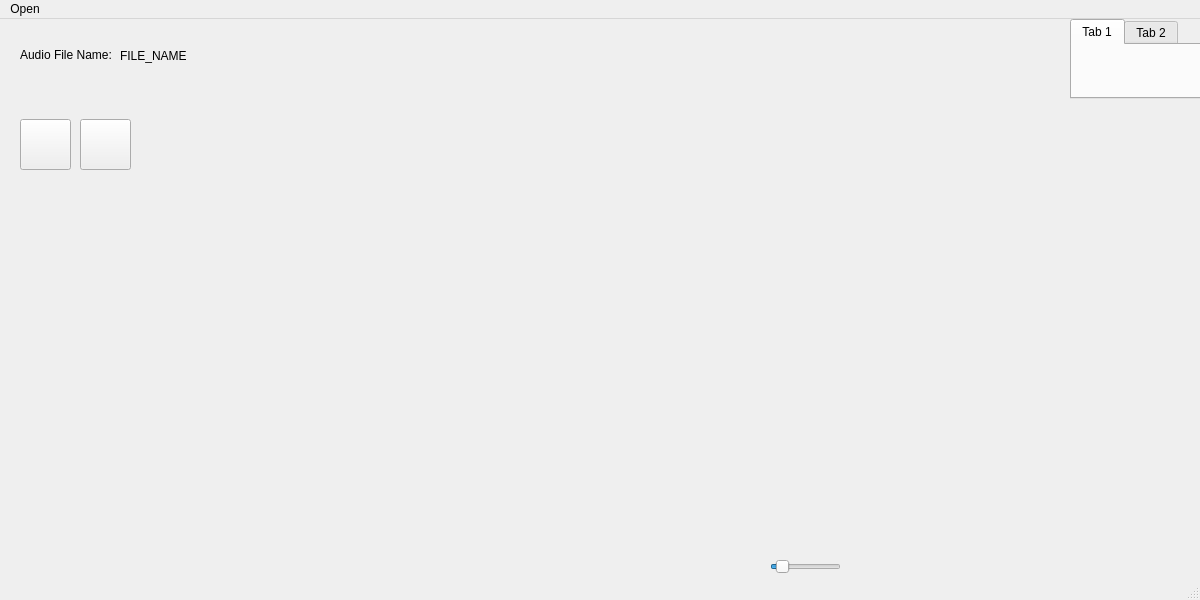
<?xml version="1.0" encoding="UTF-8"?>
<ui version="4.0">
 <class>MainWindow</class>
 <widget class="QMainWindow" name="MainWindow">
  <property name="geometry">
   <rect>
    <x>0</x>
    <y>0</y>
    <width>1200</width>
    <height>600</height>
   </rect>
  </property>
  <property name="windowTitle">
   <string>MainWindow</string>
  </property>
  <widget class="QWidget" name="centralwidget">
   <widget class="QLabel" name="lbl_Title_File_Name">
    <property name="geometry">
     <rect>
      <x>20</x>
      <y>10</y>
      <width>151</width>
      <height>51</height>
     </rect>
    </property>
    <property name="text">
     <string>Audio File Name:</string>
    </property>
   </widget>
   <widget class="QLabel" name="lbl_Value_File_Name">
    <property name="geometry">
     <rect>
      <x>120</x>
      <y>11</y>
      <width>611</width>
      <height>51</height>
     </rect>
    </property>
    <property name="text">
     <string>FILE_NAME</string>
    </property>
   </widget>
   <widget class="QPushButton" name="pushButton_Play">
    <property name="geometry">
     <rect>
      <x>20</x>
      <y>100</y>
      <width>51</width>
      <height>51</height>
     </rect>
    </property>
    <property name="text">
     <string/>
    </property>
   </widget>
   <widget class="QPushButton" name="pushButton_Pause">
    <property name="geometry">
     <rect>
      <x>80</x>
      <y>100</y>
      <width>51</width>
      <height>51</height>
     </rect>
    </property>
    <property name="text">
     <string/>
    </property>
   </widget>
   <widget class="QSlider" name="horizontalSlider_Volume">
    <property name="geometry">
     <rect>
      <x>770</x>
      <y>540</y>
      <width>71</width>
      <height>16</height>
     </rect>
    </property>
    <property name="minimum">
     <number>1</number>
    </property>
    <property name="maximum">
     <number>100</number>
    </property>
    <property name="sliderPosition">
     <number>10</number>
    </property>
    <property name="orientation">
     <enum>Qt::Orientation::Horizontal</enum>
    </property>
   </widget>
   <widget class="QTabWidget" name="tabWidget">
    <property name="geometry">
     <rect>
      <x>1070</x>
      <y>0</y>
      <width>131</width>
      <height>80</height>
     </rect>
    </property>
    <widget class="QWidget" name="tab">
     <attribute name="title">
      <string>Tab 1</string>
     </attribute>
    </widget>
    <widget class="QWidget" name="tab_2">
     <attribute name="title">
      <string>Tab 2</string>
     </attribute>
    </widget>
   </widget>
  </widget>
  <widget class="QMenuBar" name="menubar">
   <property name="geometry">
    <rect>
     <x>0</x>
     <y>0</y>
     <width>1200</width>
     <height>21</height>
    </rect>
   </property>
   <property name="nativeMenuBar">
    <bool>true</bool>
   </property>
   <widget class="QMenu" name="menuOpen">
    <property name="title">
     <string>Open</string>
    </property>
    <addaction name="actionOpen_file"/>
   </widget>
   <addaction name="menuOpen"/>
  </widget>
  <widget class="QStatusBar" name="statusbar">
   <property name="enabled">
    <bool>true</bool>
   </property>
  </widget>
  <action name="actionOpen_file">
   <property name="text">
    <string>Open file</string>
   </property>
  </action>
 </widget>
 <resources/>
 <connections/>
</ui>
